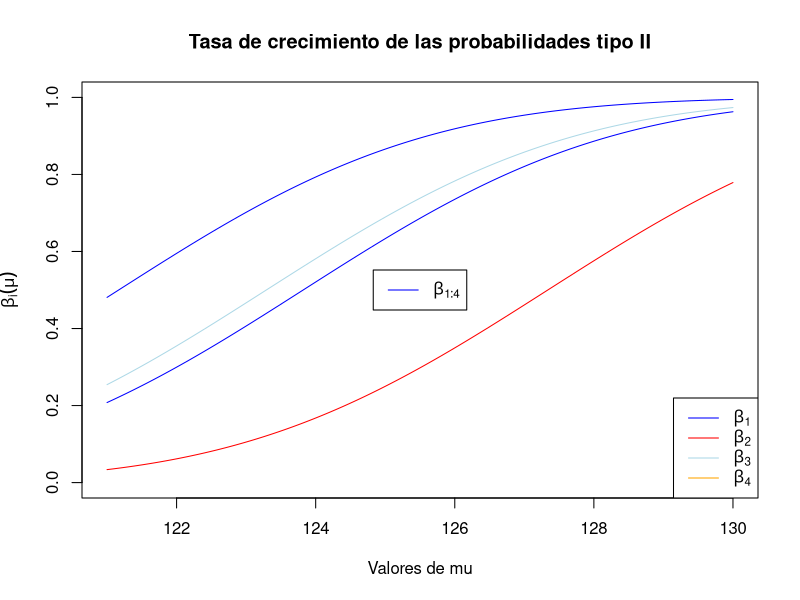

Recreate this plot in R.
## Función para las prob. betas
betas <- function(mu, c_i) 1 - pnorm(c_i, mean = mu, sd = sqrt(12))
#ci calculados teóricamente
c_i <- c(121.1669, 123.82, 127.3375, 123.29)
#medias 
mu <- seq(121, 130, by = 0.01)
#obtener betas
betas_prop <- sapply(c_i, function(ci) betas(mu, ci))
#Grafica
plot(mu, betas_prop[,1], type = "l", col = c("blue", "red", "lightblue", "orange"),
     ylim = c(0, 1), xlab = 'Valores de mu', ylab = expression(beta[i](mu)),
     main = "Tasa de crecimiento de las probabilidades tipo II")
colors <- c("blue", "red", "lightblue",'orange')

for (i in 1:4) {
  lines(mu, betas_prop[, i], col = colors[i - 1])
}

legend("bottomright", legend = c(expression(beta[1]), expression(beta[2]),
                                expression(beta[3]), expression(beta[4])),
      col = c(colors), lty = 1)



legend("center", legend = expression(beta[1:4]),
       col = c("blue", colors), lty = 1)
